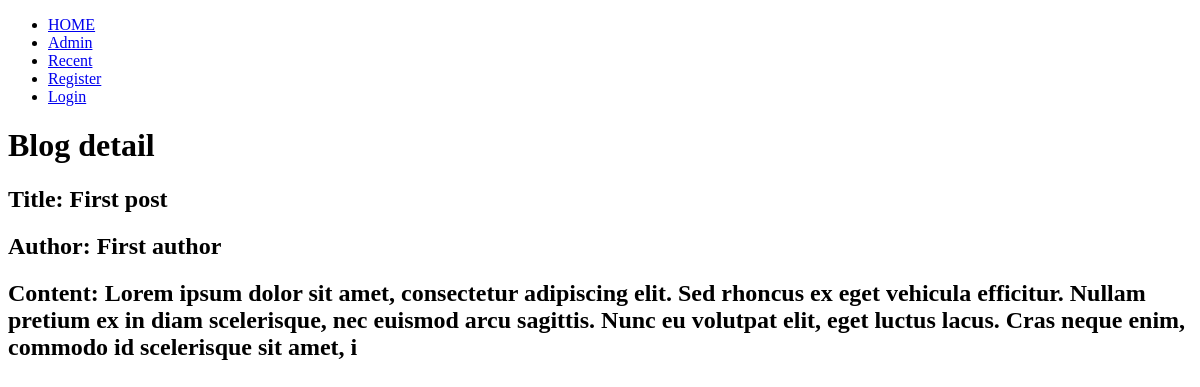
The app's page /blog_list/1/, older data.
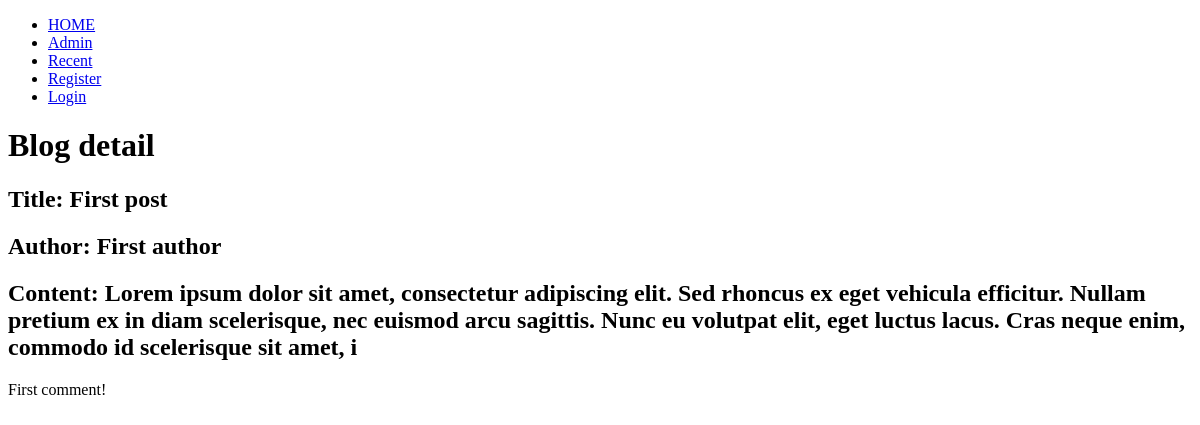
The same page, newer data.
### blog_app/models.py (models this page shows, shortened)
class BlogPost(models.Model):
    title = models.CharField(max_length=256)
    author = models.CharField(max_length=256)
    content = models.CharField(max_length=256)
    date = models.DateTimeField(default=datetime.now, blank=True)

class BlogPostComment(models.Model):
    content = models.CharField(max_length=256)
    author = models.CharField(max_length=256)
    post = models.ForeignKey(BlogPost, related_name='comment')

### blog_app/views.py (the view)
# urls.py: url(r'^(?P<pk>\d+)/$', views.BlogDetailView.as_view(), name='detail'),
class BlogDetailView(DetailView):
    context_object_name = 'blogpost_detail'
    model = models.BlogPost
    template_name = 'blog_detail.html'

### blog_app/templates/blog_detail.html
<!DOCTYPE html>
{% extends 'blog_app_base.html' %}
{% block body_block%}
  <h1>Blog detail</h1>
  <h2>Title: {{ blogpost_detail.title }}</h2>
  <h2>Author: {{ blogpost_detail.author }}</h2>
  <h2>Content: {{ blogpost_detail.content }}</h2>
  {% for comments in blogpost_detail.comment.all %}
    <p>{{ comments.content }}</p>
  {% endfor %}
{% endblock %}

### blog_app/templates/blog_app_base.html (shortened to what this page needs)
<!DOCTYPE html>
<html>
  <head>
  </head>
  <body>
    <div class="nav-bar">
      <ul>
        <li><a href="{% url 'index' %}">HOME</a></li>
        <li><a href="{% url 'admin:index' %}">Admin</a></li>
        <li><a href="{% url 'tech_blog:list' %}">Recent</a></li>
        <li><a href="{% url 'register' %}">Register</a></li>
        {% if user.is_authenticated %}
        <li><a href="{% url 'logout' %}">Logout</a></li>
        {% else %}
        <li><a href="{% url 'login' %}">Login</a></li>
        {% endif %}
      </ul>
    </div>
    {% block body_block %}
    {% endblock %}
  </body>
</html>

Row changes from the older to the newer data that the page shows:
added BlogPostComment: content "First comment!"
